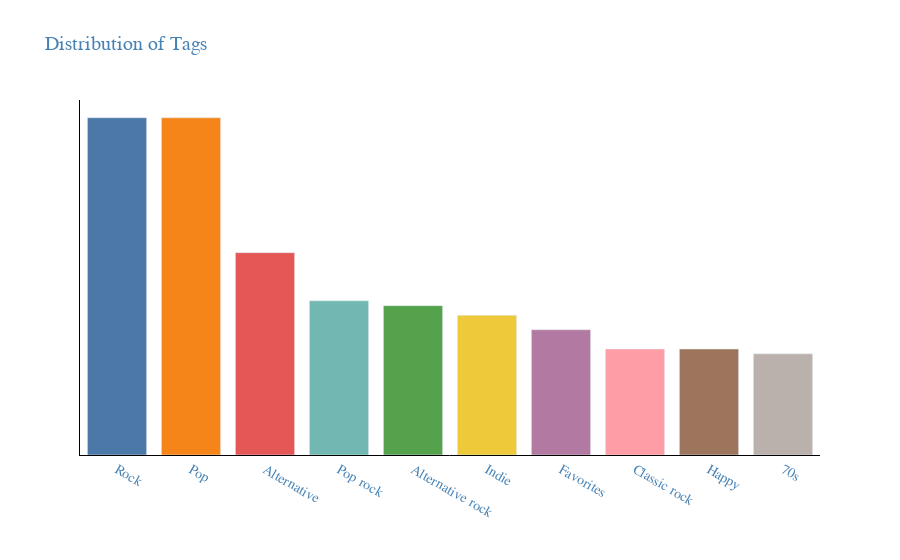

Source (notebook cell):
### Code cell
from tqdm import tqdm

def gettoptags_fromsong(songname, artistname):
    tags = []
    try:
        r = lastfm_call({'method': 'track.getTopTags', 'track':songname, 'artist':artistname, 'autocorrect':1})
        for tag in r.json().get('toptags', {}).get('tag', [])[:15]:
            tags.append(tag['name'])
    except:
        pass
    return tags

def taglist_fromplaylistdf(playlistdata)->list:
    listlist = []
    for i in tqdm(range(len(playlistdata))):
        track, artist = playlistdata.loc[i]['name'], playlistdata.loc[i]['artist_name']
        tags = gettoptags_fromsong(track, artist)
        listlist.append(tags)
    return listlist

def count_strings(list_of_lists):
    string_count = {}
    for lst in list_of_lists:
        for string in lst:
            string_count[string] = string_count.get(string, 0) + 1
    sorted_dict = dict(sorted(string_count.items(), key=lambda item: item[1], reverse=True))
    return sorted_dict

def tag_distribution(taglist:list):
    taglist = count_strings(taglist)
    names = list(s.capitalize() for s in taglist.keys())[:10]
    counts = list(taglist.values())[:10]

    fig = px.bar(x=names, y=counts,
                 title='Distribution of Tags', 
                 labels={'y': '', 'x':''}, 
                 color = names, color_discrete_sequence = px.colors.qualitative.T10)
    fig.update_layout(plot_bgcolor='rgba(0,0,0,0)', showlegend=False)
    fig.update_yaxes(ticks='', showticklabels=False, showgrid=False)
    fig.update_xaxes(showline=True, linewidth=1, linecolor='black')
    fig.update_yaxes(showline=True, linewidth=1, linecolor='black')
    fig.update_layout(font=dict(size=14, family="Arial Black", color="SteelBlue"))
    fig.update_traces(hovertemplate='%{x} appears %{y} times!<extra></extra>')
    fig.show()

tags = taglist_fromplaylistdf(playlistdata)
tag_distribution(tags)

### Figure 1 — Plotly figure (JSON) as saved in the notebook; plotly's stock layout.template omitted (floating-point values rounded to 4 significant figures)
{"data": [{"alignmentgroup": "True", "hovertemplate": "%{x} appears %{y} times!<extra></extra>", "legendgroup": "Rock", "marker": {"color": "#4C78A8", "pattern": {"shape": ""}}, "name": "Rock", "offsetgroup": "Rock", "orientation": "v", "showlegend": true, "textposition": "auto", "type": "bar", "x": ["Rock"], "xaxis": "x", "y": [70], "yaxis": "y"}, {"alignmentgroup": "True", "hovertemplate": "%{x} appears %{y} times!<extra></extra>", "legendgroup": "Pop", "marker": {"color": "#F58518", "pattern": {"shape": ""}}, "name": "Pop", "offsetgroup": "Pop", "orientation": "v", "showlegend": true, "textposition": "auto", "type": "bar", "x": ["Pop"], "xaxis": "x", "y": [70], "yaxis": "y"}, {"alignmentgroup": "True", "hovertemplate": "%{x} appears %{y} times!<extra></extra>", "legendgroup": "Alternative", "marker": {"color": "#E45756", "pattern": {"shape": ""}}, "name": "Alternative", "offsetgroup": "Alternative", "orientation": "v", "showlegend": true, "textposition": "auto", "type": "bar", "x": ["Alternative"], "xaxis": "x", "y": [42], "yaxis": "y"}, {"alignmentgroup": "True", "hovertemplate": "%{x} appears %{y} times!<extra></extra>", "legendgroup": "Pop rock", "marker": {"color": "#72B7B2", "pattern": {"shape": ""}}, "name": "Pop rock", "offsetgroup": "Pop rock", "orientation": "v", "showlegend": true, "textposition": "auto", "type": "bar", "x": ["Pop rock"], "xaxis": "x", "y": [32], "yaxis": "y"}, {"alignmentgroup": "True", "hovertemplate": "%{x} appears %{y} times!<extra></extra>", "legendgroup": "Alternative rock", "marker": {"color": "#54A24B", "pattern": {"shape": ""}}, "name": "Alternative rock", "offsetgroup": "Alternative rock", "orientation": "v", "showlegend": true, "textposition": "auto", "type": "bar", "x": ["Alternative rock"], "xaxis": "x", "y": [31], "yaxis": "y"}, {"alignmentgroup": "True", "hovertemplate": "%{x} appears %{y} times!<extra></extra>", "legendgroup": "Indie", "marker": {"color": "#EECA3B", "pattern": {"shape": ""}}, "name": "Indie", "offsetgroup": "Indie", "orientation": "v", "showlegend": true, "textposition": "auto", "type": "bar", "x": ["Indie"], "xaxis": "x", "y": [29], "yaxis": "y"}, {"alignmentgroup": "True", "hovertemplate": "%{x} appears %{y} times!<extra></extra>", "legendgroup": "Favorites", "marker": {"color": "#B279A2", "pattern": {"shape": ""}}, "name": "Favorites", "offsetgroup": "Favorites", "orientation": "v", "showlegend": true, "textposition": "auto", "type": "bar", "x": ["Favorites"], "xaxis": "x", "y": [26], "yaxis": "y"}, {"alignmentgroup": "True", "hovertemplate": "%{x} appears %{y} times!<extra></extra>", "legendgroup": "Classic rock", "marker": {"color": "#FF9DA6", "pattern": {"shape": ""}}, "name": "Classic rock", "offsetgroup": "Classic rock", "orientation": "v", "showlegend": true, "textposition": "auto", "type": "bar", "x": ["Classic rock"], "xaxis": "x", "y": [22], "yaxis": "y"}, {"alignmentgroup": "True", "hovertemplate": "%{x} appears %{y} times!<extra></extra>", "legendgroup": "Happy", "marker": {"color": "#9D755D", "pattern": {"shape": ""}}, "name": "Happy", "offsetgroup": "Happy", "orientation": "v", "showlegend": true, "textposition": "auto", "type": "bar", "x": ["Happy"], "xaxis": "x", "y": [22], "yaxis": "y"}, {"alignmentgroup": "True", "hovertemplate": "%{x} appears %{y} times!<extra></extra>", "legendgroup": "70s", "marker": {"color": "#BAB0AC", "pattern": {"shape": ""}}, "name": "70s", "offsetgroup": "70s", "orientation": "v", "showlegend": true, "textposition": "auto", "type": "bar", "x": ["70s"], "xaxis": "x", "y": [21], "yaxis": "y"}], "layout": {"autosize": true, "barmode": "relative", "font": {"color": "SteelBlue", "family": "Arial Black", "size": 14}, "legend": {"title": {"text": "color"}, "tracegroupgap": 0}, "plot_bgcolor": "rgba(0, 0, 0, 0)", "showlegend": false, "title": {"text": "Distribution of Tags"}, "xaxis": {"anchor": "y", "autorange": true, "domain": [0, 1], "linecolor": "black", "linewidth": 1, "range": [-0.5, 9.5], "showline": true, "title": {"text": ""}, "type": "category"}, "yaxis": {"anchor": "x", "autorange": true, "domain": [0, 1], "linecolor": "black", "linewidth": 1, "range": [0, 73.68], "showgrid": false, "showline": true, "showticklabels": false, "ticks": "", "title": {"text": ""}, "type": "linear"}}}
